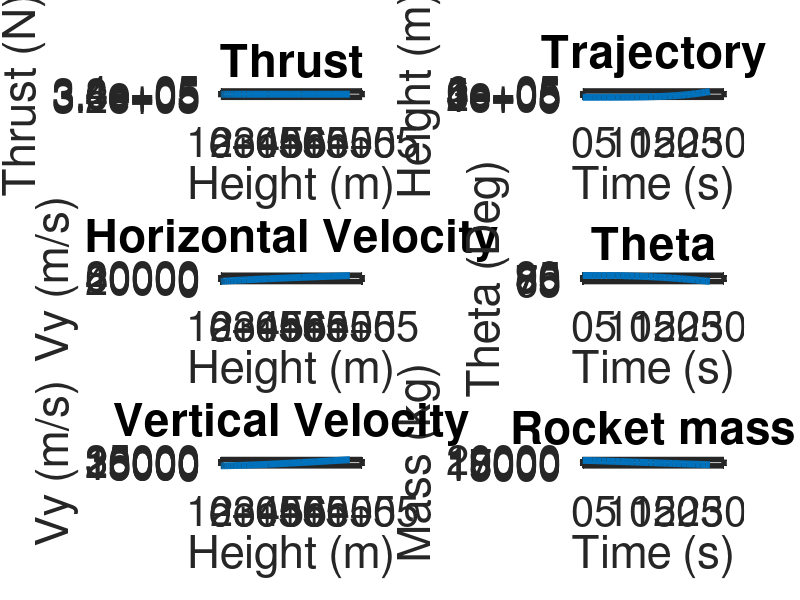
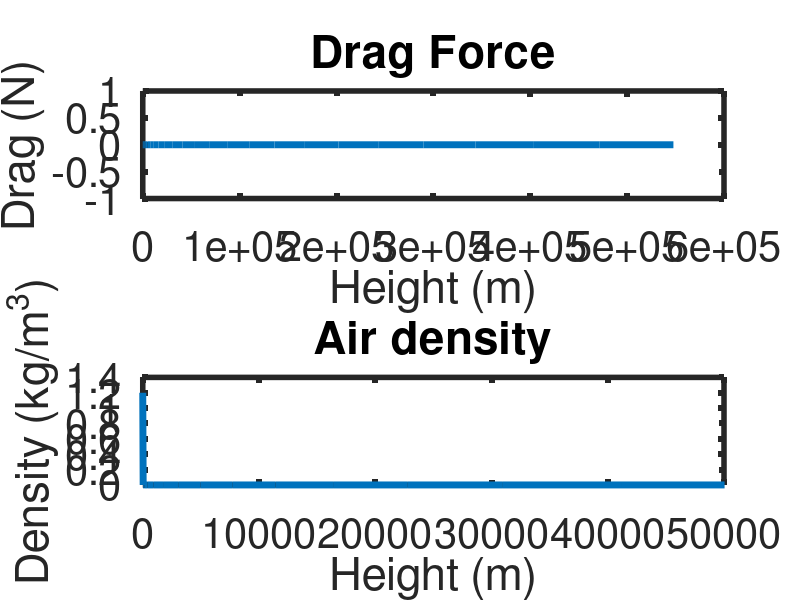

MATLAB code to generate these figures, in order:
% Program:
% Rocket_Trajectory_Simulation.m
% Multi-stage rocket dynamics and trajectory simulation.
%
% Description:
% Predicts multi-stage rocket dynamics and trajectories based on the given 
% rocket mass, mass flow, engine thrust, launch parameters, and drag coefficient.
% The drag is related to the ambient air pressure which modelled with the ISA
% standard atmosphere.
%
% Variable List:
% Delta = Time step (s)
% t = Time (s)
% Thrust = Thrust (N)
% Mass = Mass (kg)
% Mass_Flow = Flow of mass per second that comes out of the thruster (kg/s)
% Mass_Rocket_With_Motor = Mass with motor (kg)
% Mass_Rocket_Without_Motor = Mass without motor (kg)
% Theta = Angle (deg)
% C = Drag coefficient
% Rho = Air density (kg/m^3)
% A = Rocket projected area (m^2)
% Gravity = Gravity (m/s^2)
% Launch_Rod_Length = Length of launch rod (m)
% n = Counter
% Fn = Normal force (N)
% Drag = Drag force (N)
% Fx = Sum of forces in the horizontal direction (N)
% Fy = Sum of forces in the vertical direction (N)
% Vx = Velocity in the horizontal direction (m/s)
% Vy = Velocity in the vertical direction (m/s)
% Ax = Acceleration in the horizontal direction (m/s^2)
% Ay = Acceleration in the vertical direction (m/s^2)
% x = Horizontal position (m)
% y = Vertical position (m)
% Distance_x = Horizontal distance travelled (m)
% Distance_y = Vertical travelled (m)
% Distance = Total distance travelled (m)
% Memory_Allocation = Maximum number of time steps expected

clear, clc      % Clear command window and workspace

% Simulation parameters
Delta = 1;                  % Time step 
Memory_Allocation = 1000000;    % Maximum number of time steps expected
method = 1;

% Preallocate memory for arrays
t = zeros(1, Memory_Allocation);
Thrust = zeros(1, Memory_Allocation);
Mass = zeros(1, Memory_Allocation);
Theta = zeros(1, Memory_Allocation);
Fn = zeros(1, Memory_Allocation);
Drag = zeros(1, Memory_Allocation);
Fx = zeros(1, Memory_Allocation);
Fy = zeros(1, Memory_Allocation);
Ax = zeros(1, Memory_Allocation);
Ay = zeros(1, Memory_Allocation);
Vx = zeros(1, Memory_Allocation);
Vy = zeros(1, Memory_Allocation);
x = zeros(1, Memory_Allocation);
y = zeros(1, Memory_Allocation);
Rho=zeros(1, Memory_Allocation);
Mass_Flow = zeros(1, Memory_Allocation);
% Natural constants
C = 0.4;                                % Drag coefficient
Gravity = 9.81;                         % Gravity (m/s^2)

% Mass_Structure = 0.05 * Mass_Start;     % Mass of the strucutre and the motors (kg)
Mass_Flow_One = 11*12;                    % Propulsion mass flow of the first stage (kg/s)
Mass_Flow_Two = 12;                      % Propulsion mass flow of the second stage (kg/s)
Thrust_One = 29898*12;                     % Sum of thrust of the first stage ( (kg*m)/s^2 )
Thrust_Two = 38027.5;                       % Sum of thrust of the second stage ( (kg*m)/s^2 )

% Rocket parameters
r = 0.95;                                 % Rocket fuselage radius (m)
A = 2*pi*r^2;                           % Rocket projected attack area (m^2)
Launch_Rod_Length = 1;                  % Length of launch rod (m)
Mass_Motor_And_Structure_One = 999;     % Mass of the first stage rocket motor (kg)
Mass_Motor_And_Structure_Two = 1151;    % Mass of the second stage rocket motor (kg)
Mass_Start = 19301;                     % Start mass of the rocket (kg)
Mass_Fuel_One = 17001;                  % Fuel mass of the first stage (kg)
Mass_Fuel_Two = 1201;                   % Fuel mass of the second stage (kg)
Mass_Payload = 300;                     % Mass of Payload (kg)

% Maneuver parameters
DeltaTheta = 0.1;              % Flying angle (deg/s)
Height_Start_Gravity_Turn = 5000;  % Height when the vertical flight is stopped and the rocket is tilted for the gravity turn maneuver (m)
Eject_One = false;       
Eject_Two = false;

% Inital param  eters
if method == 1
  n=2;
  x(1)=0;
  x(2)=0;
  y(1)=0;
  y(2)=0.1;
  Rho(1) = 1.2;
  Rho(2) = 1.2;
  Mass(1) = Mass_Start;
  Mass(2) = Mass_Start;           % Initial rocket mass (kg)
  Thrust(1) = Thrust_One;         % Inital rocket thrust ( (kg*m)/s^2 )
    Thrust(2) = Thrust_One;         % Inital rocket thrust ( (kg*m)/s^2 )

  Mass_Flow(3) = Mass_Flow_One * Delta; % Inital mass flow equals the mass flow of the first stage times the delta
  disp(n);
  Theta(1) = 89;                     % Initial angle (deg)
  Theta(2) = 89;                     % Initial angle (deg)
  stage = 1;                      % Initial stage (1 for the first one)

else
  Vx(1) = 0;                      % Initial horizontal speed (m/s)
  Vy(1) = 0;                      % Initial vertical speed (m/s)
  x(1) = 0;                       % Initial horizontal position (m)
  y(1) = 0.1;                     % Initial vertical position (m)
  Distance_x(1) = 0;              % Initial horizontal distance travelled (m)
  Distance_y(1) = 0;              % Initial vertical distance travelled (m)
  Distance(1) = 0;                % Initial distance travelled (m)
  Rho(1) = 1.2;                   % Initial air density (kg/m^3)
  Mass(1) = Mass_Start;           % Initial rocket mass (kg)
  Thrust(1) = Thrust_One;         % Inital rocket thrust ( (kg*m)/s^2 )
  n = 1;                          % Initial time step            
  stage = 1;                      % Initial stage (1 for the first one)
 
  Mass(1)=Mass_Start;
  Mass_Flow(1) = Mass_Flow_One * Delta; % Inital mass flow equals the mass flow of the first stage times the delta
  Theta(1) = 89;                     % Initial angle (deg)

endif
 Seperation_One = false;         % Stage one at start not seperated
 Seperation_Two = false;         % Stage two at start not seperated

 clc % clean the console


Mission_Success = false;

while y(n) > 0  && Mission_Success == false      % Run until rocket hits the ground or mission completed
    
    n = n+1;                    % Increment time step
    t(n)= (n-1)*Delta;          % Elapsed time, starts with n=1 * Delta     

    % Determine rocket thrust and mass based on launch phase 
  if (stage == 1)
    disp('Stage 1 active');
    Thrust(n) = Thrust_One;
    Mass_Flow(n) = Mass_Flow_One * Delta;
    disp('Mass flow in if');disp(Mass_Flow(n));
  else
    if(stage == 2)
      disp('Stage 2 active');
      Thrust(n) = Thrust_Two;
      MassFlow(n) = Mass_Flow_Two * Delta; 
        disp(Mass_Flow(n));

    else
      Thrust(n)=0; 
    endif
  endif
  Mass(n) = Mass(n-1) - Mass_Flow(n);
  disp('Mass(n)');disp(Mass(n));
  % Seperation logic
  if Mass(n) <= (Mass_Start - Mass_Fuel_One) && Seperation_One == false     % seperation condition first stage
    Seperation_One = true;
    stage = 2;
    Mass(n) = Mass(n) - Mass_Motor_And_Structure_One;
  endif

  if Mass(n) <= (Mass_Payload + Mass_Motor_And_Structure_Two) && Seperation_Two == false % seperation condition second stage
    Seperation_Two = true;
    stage = 3;
    Mass(n) = Mass_Payload;
  endif

   
    % Drag force calculation
    % C - Drag coefficient, related to the velocity?
    % Rho - Air density
    % A - Refernce area
    % (Vx(n-1)^2+Vy(n-1)^2) - absolute velocity squared
    Drag(n)= 0.5*C*Rho(n-1)*A*(Vx(n-1)^2+Vy(n-1)^2); % Calculate drag force
    
    if method == 1
      % Finite difference methode
        % Ax(n) = (Thrus(n)*cosd(Theta(n-1))-Drag(n)*cosd(Theta(n-1))) / Mass(n) ; comes out of the physical model & F = m * a 
        % Ax(n) = ( x(n) - 2*x(n-1) + x(n-2) ) / ( t(n)^2 ); out of the definition of differntial equation second order
      x(n) = (t(n)^2/ Mass(n)) * (    Thrust(n)*cosd(Theta(n-1))   ) + 2*x(n-1) - x(n-2);
      y(n) = (t(n)^2/ Mass(n)) * (    Thrust(n)*sind(Theta(n-1)) - Mass(n)* Gravity ) + 2*y(n-1) - y(n-2);
            
            disp('Thrust');disp(Thrust(n)*sind(Theta(n-1))- Mass(n)* Gravity);  
            disp('Anteil');disp( 2*y(n-1) - y(n-2));

      Vx(n) = (x(n) - x(n-1)) / Delta;
      Vy(n) = (y(n) - y(n-1)) / Delta;
        
    else 
      % Sum of forces calculations 
      Fx(n)= Thrust(n)*cosd(Theta(n-1))-Drag(n)*cosd(Theta(n-1));                     % Sum x forces horizontal
      Fy(n)= Thrust(n)*sind(Theta(n-1))-(Mass(n)*Gravity)- Drag(n)*sind(Theta(n-1));  % Sum y forces veritcal
   
      % Acceleration calculation
      Ax(n)= Fx(n)/Mass(n);                       % Net accel in x direction 
      Ay(n)= Fy(n)/Mass(n);                       % Net accel in y direction

      % Velocity calculations
      Vx(n)= Vx(n-1)+Ax(n)*Delta;                 % Velocity in x direction
      Vy(n)= Vy(n-1)+Ay(n)*Delta;                 % Velocity in y direction

      % Position calculations
      x(n)= x(n-1)+Vx(n)*Delta;                   % Position in x direction
      y(n)= y(n-1)+Vy(n)*Delta;                   % Position in y direction   
    endif
    
    % Air pressure calculation with ISA model
    Rho(n) = isa(y(n),"R");   
    
    % Rocket angle calculation
    % ^ Vy
    % |   / 
    % |  / angle in between velocity vector and x-direction
    % | /  
    % |/---> Vx
    if y(n) >= Height_Start_Gravity_Turn  % if y(n) > Height_Start_Gravity_Turn  % if a certain heigth is reached, the rocket is actively tilting
      Theta(n) = atand(Vy(n)/Vx(n));      % % Angle defined by velocity vector in degrees    
    else
      Theta(n)= 89;        
    endif
    
    % set the mission goals and end the mission if archieved
    if y(n) > 500000 || Theta(n) <= 5
      Mission_Success = true;
    endif

    
end


figure('units','normalized','outerposition',[0 0 1 1]) % Maximize plot window


  % Figure 2
  subplot(3,2,2)
  plot(t(1:n),y(1:n), "linewidth", 5);
  set(gca, "linewidth", 4, "fontsize", 30); 
  xlabel({'Time (s)'});
  ylabel({'Height (m)'});
  title({'Trajectory'});
  %ylim([0 500500]);
 
  % Figure 6
  subplot(3,2,6)
  plot(t(1:n),Mass(1:n), "linewidth", 5);
  set(gca, "linewidth", 4, "fontsize", 30); 
  xlabel({'Time (s)'});
  ylabel({'Mass (kg)'});
  title({'Rocket mass'});
  
  % Figure 3
  subplot(3,2,3)
  plot(y(1:n),Vy(1:n), "linewidth", 5);
  set(gca, "linewidth", 4, "fontsize", 30); 
  xlabel({'Height (m)'});
  ylabel({'Vy (m/s)'});
  title({'Horizontal Velocity'});

  % Figure 5
  subplot(3,2,5)
  plot(y(1:n),Vx(1:n), "linewidth", 5);
  set(gca, "linewidth", 4, "fontsize", 30); 
  xlabel({'Height (m)'});
  ylabel({'Vy (m/s)'});
  title({'Vertical Velocity'});


  % Figure 1
  subplot(3,2,1)
  plot(y(1:n),Thrust(1:n), "linewidth", 5);
  set(gca, "linewidth", 4, "fontsize", 30); 
  xlabel({'Height (m)'});
  ylabel({'Thrust (N)'});
  title({'Thrust' });


  % Figure 4
  subplot(3,2,4)
  plot(t(1:n),Theta(1:n), "linewidth", 5);
  set(gca, "linewidth", 4, "fontsize", 30); 
  xlabel({'Time (s)'});
  ylabel({'Theta (Deg)'});
  title({'Theta'});

  figure('units','normalized','outerposition',[0 0 1 1]) % Maximize plot window
  
  
  subplot(2,1,1)
  plot(y(1:n),Drag(1:n), "linewidth", 5);
  set(gca, "linewidth", 4, "fontsize", 30); 
  xlabel({'Height (m)'});
  ylabel({'Drag (N)'});
  title({'Drag Force'});

  subplot(2,1,2)
  plot(y(1:n),Rho(1:n), "linewidth", 5);
  set(gca, "linewidth", 4, "fontsize", 30); 
  xlim([0 50000]);
  xlabel({'Height (m)'});
  ylabel({'Density (kg/m^3)'});
  title({'Air density'});
